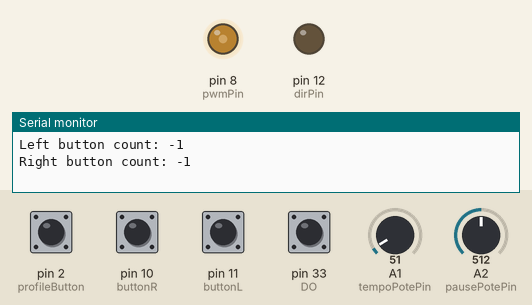
A sketch run on a simulated Arduino Mega 2560, built with avr-gcc and run on an emulated ATmega2560. On the bench: output pins drawn as LEDs (lit = HIGH), the last lines printed to the serial monitor. The test bench sets the inputs (shaded band); at power-on: pin 2 (profileButton), pin 10 (buttonR), pin 11 (buttonL), pin 33 (DO) HIGH, A1 (tempoPotePin) = 51, A2 (pausePotePin) = 512. Random numbers use the default seed unless the sketch sets one; EEPROM starts erased; pins used as bus, display or sensor lines are not drawn.

Above: at 0.8 s.
0.9 s: pin 11 (buttonL) pulled LOW for 0.15 s
At 1.2 s:
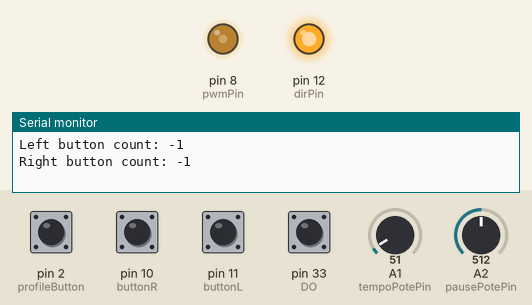
2.5 s: pin 10 (buttonR) pulled LOW for 0.15 s
At 3.8 s:
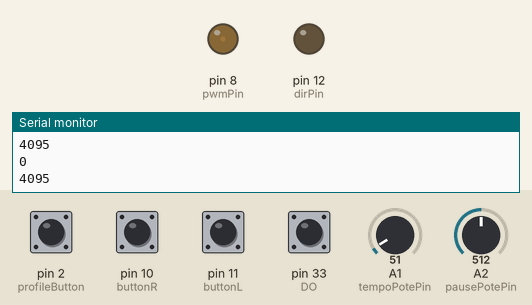
4.2 s: pin 2 (profileButton) pulled LOW for 0.15 s
At 7.1 s:
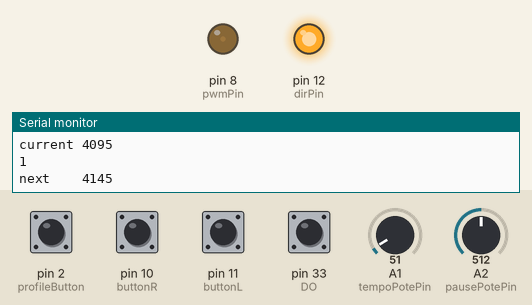
7.3 s: pin 2 (profileButton) pulled LOW for 1 s
At 8.0 s:
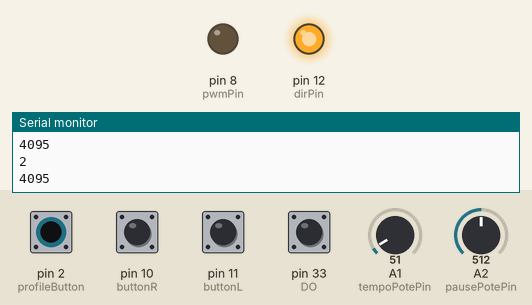
Timing chart, 0 to 10.3 s (numbered marks = the images above; inputs shaded):
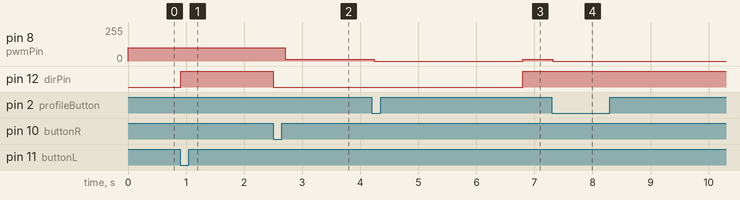

The sketch:

RoolilatiTest_2.ino
```cpp
#include <EEPROM.h>

#define pwmPin 8
#define dirPin 12
#define buttonL 11
#define buttonR 10
#define tempoPotePin A1
#define pausePotePin A2
#define profileButton 2
#define CLK 31
#define DO 33
#define CSn 35

int pause = 0;
bool dirValue = 0;
int pwmValue = 0;
bool buttonStateL = 0;
bool buttonStateR = 0;
bool lastButtonStateL = 0;
bool lastButtonStateR = 0;
long counterButtonL = 0;
long counterButtonR = 0;
int eeAddress = 0;
volatile int profileState = 0;

int encoderMin;
int encoderMax;
int nextValue;
int nextPWMValue;


void setup() {
  eeAddress = 0;
  EEPROM.get(eeAddress, counterButtonL);
  eeAddress += sizeof(long);
  EEPROM.get(eeAddress, counterButtonR);
  TCCR1B = TCCR1B & 0b11111000 | 1;


  pinMode(buttonR, INPUT_PULLUP);
  pinMode(buttonL, INPUT_PULLUP);
  pinMode(tempoPotePin, INPUT);
  pinMode(pausePotePin, INPUT);
  pinMode(profileButton, INPUT_PULLUP);
  pinMode(dirPin, OUTPUT);
  pinMode(pwmPin, OUTPUT);
  pinMode(CSn, OUTPUT);// Chip select
  pinMode(CLK, OUTPUT);// Serial clock
  pinMode(DO, INPUT_PULLUP);// Serial data IN/OUT
  digitalWrite(CSn, HIGH);
  digitalWrite(CLK, HIGH);

  attachInterrupt(digitalPinToInterrupt(2), profileChange, FALLING);

  Serial.begin(9600);
  Serial.print("Left button count: ");
  Serial.println(counterButtonL);
  Serial.print("Right button count: ");
  Serial.println(counterButtonR);


  rangeSetup();
  Serial.println("encoder");
  Serial.println(encoderMin);
  Serial.println(encoderMax);
  nextValue = (encoderMin + encoderMax) / 2;
}

void loop() {
  pwmValue = analogRead(tempoPotePin) / 4;
  pause = analogRead(pausePotePin) * 5;

  Serial.println(profileState);
  //  Serial.println(pwmValue);


  switch (profileState) {
    case 0:
      profile0();
      break;
    case 1:
      profile1();
      break;
    default:
      analogWrite(pwmPin, 0);
      Serial.println(readEncoder());
  }


  eeAddress = 0;
  EEPROM.put(eeAddress, counterButtonL);
  eeAddress += sizeof(long);
  EEPROM.put(eeAddress, counterButtonR);
}


////////


void profileChange() {
  if (digitalRead(profileButton) == LOW) {
    delayMicroseconds(5000);
    if (digitalRead(profileButton) == LOW) {
      if (profileState == 2) profileState = 0;
      else profileState++;
    }
  }
}


void profile0() { // Simple back-and-forth. Speed from potentiometer.
  if (readEncoder() < encoderMin - 200 || readEncoder() > encoderMax + 200) rangeSetup(); // see segab?

  Serial.println(readEncoder());
  if (checkButtonL() && (readEncoder() < encoderMin + 100)) {
    dirValue = 1;
  }
  if (checkButtonR() && (readEncoder() > encoderMax - 200)) {
    dirValue = 0;
    analogWrite(pwmPin, 0);
    delay(pause);
  }

  digitalWrite(dirPin, dirValue);
  analogWrite(pwmPin, pwmValue);
}

void profile1() { // Random

  if (checkButtonL() | checkButtonR()) rangeSetup();
  Serial.print("next    ");
  Serial.println(nextValue);
  Serial.print("current ");
  Serial.println(readEncoder());
  nextPWMValue = pwmValue;
  if (abs(nextValue - readEncoder()) < 30) {
    getNextValue();

    analogWrite(pwmPin, 0);
    delay(pause);
  }
  if (nextValue > readEncoder()) dirValue = 1;
  else dirValue = 0;

  digitalWrite(dirPin, dirValue);
  analogWrite(pwmPin, nextPWMValue);
}


bool checkButtonL() {
  buttonStateL = !digitalRead(buttonL);
  if (buttonStateL != lastButtonStateL) {
    if (buttonStateL) {
      delayMicroseconds(5000);
      if (buttonStateL) {
        counterButtonL++;
        lastButtonStateL = buttonStateL;
        return true;
      }
    }
  }
  lastButtonStateL = buttonStateL;
  return false;
}

bool checkButtonR() {
  buttonStateR = !digitalRead(buttonR);
  if (buttonStateR != lastButtonStateR) {
    if (buttonStateR) {
      delayMicroseconds(5000);
      if (buttonStateR) {
        counterButtonR++;
        lastButtonStateR = buttonStateR;
        return true;
      }
    }
  }
  lastButtonStateR = buttonStateR;
  return false;
}


void rangeSetup() { // Get min and max value for encoder

  while (!checkButtonL()) {
    dirValue = 0;
    encoderMin = readEncoder();
    digitalWrite(dirPin, dirValue);
    analogWrite(pwmPin, 100);
  }

  while (!checkButtonR()) {
    dirValue = 1;
    encoderMax = readEncoder();
    digitalWrite(dirPin, dirValue);
    analogWrite(pwmPin, 100);
  }
  dirValue = 0;
  digitalWrite(dirPin, dirValue);
  analogWrite(pwmPin, 100);
  delay(200);
  analogWrite(pwmPin, 0);

}

void getNextValue() {
  nextValue = random(encoderMin+50, encoderMax-50);
  //nextPWMValue = random(70,256);
}

int readEncoder(void) {//read clk cs do from encoder
  int i, dReading;
  char Resolution = 12;
  unsigned int bitStart = 0x0800;
  dReading = 0;
  digitalWrite(CSn, LOW);
  delayMicroseconds(5);
  digitalWrite(CLK, LOW);
  for (i = (Resolution - 1); i >= 0; i--)
  { digitalWrite(CLK, HIGH);
    delayMicroseconds(5);
    if (digitalRead(DO)) dReading |= bitStart;
    digitalWrite(CLK, LOW);
    delayMicroseconds(5);
    bitStart = bitStart >> 1;
    if (i == 0)
    { digitalWrite(CLK, HIGH);
      if (digitalRead(DO)) dReading |= bitStart;
    }
  }
  digitalWrite(CSn, HIGH);
  return dReading;
}
```

Measured:
- after the input at 0.9 s, pin 12 (dirPin): LOW → HIGH at once
- after the input at 2.5 s, pin 8 (pwmPin): 100/255 → 12/255 after 0.21 s; pin 12 (dirPin): HIGH → LOW at once
- after the input at 4.2 s, pin 8 (pwmPin): 12/255 → 0/255 at once, → 12/255 2.6 s later; pin 12 (dirPin): LOW → HIGH after 2.6 s
- after the input at 7.3 s, pin 8 (pwmPin): 12/255 → 0/255 at once
